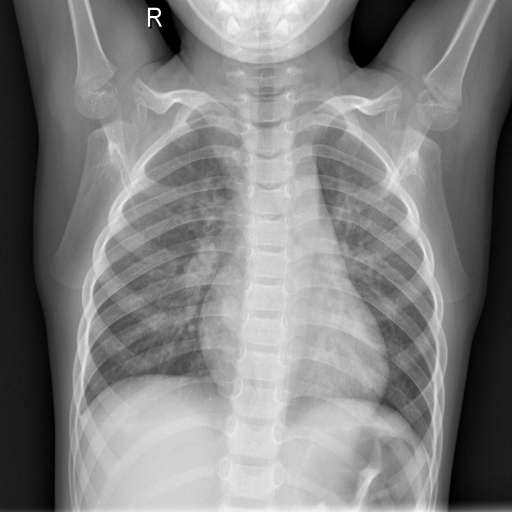
#> input picture 3.2022年学习/FractralDimensionSoftware/COVID-19-c/NORMAL/NORMAL (1).png, 1024 x 1024 px (shown at 1/2 size); its folder holds 4 pictures in this run
$ python '7. 1 每张图片阈值范围不同(计算前半段demension).py'
#> lines starting #> are read from the running program, lines starting #| are printed output that depends on the picture; after the words box and inside, x2 and y2 are one past the last pixel; in counts of white or black regions, pixels touching at a corner belong together; long printed decimals are rounded
import glob
import cv2
import numpy as np
import pandas as pd
import matplotlib.pyplot as plt
import time

start_time = time.time()
#data = np.empty(shape=[0, 2916], dtype=int)


#存储处理后的图像
normal = []
viral_pneumonia = []
covid_19 = []
mean_data = []    #存储每张图片的均值

th_value = []   #存储每一个图像的阈值范围

#min_value, max_value, steps = 72, 93, 3
#Threshold = [x for x in range(min_value, max_value, steps)]

def whole_historgram(data, count):
    his_img = []
    plt.figure()
    for i in range(len(data)):
        if i % (len(data)/count) == 0: #找到原灰度图像，画出直方图
            his_img.append(data[i])
    #print(len(his_img), data[0])
    for i in range(len(his_img)):
        #print(i, his_img[i])
        #if i == 3:
            #print(his_img[i].ravel())
        plt.hist(his_img[i].ravel(), 256, [0, 256])
        plt.subplot(count/2, 2, i + 1)
        plt.xlabel("Pixel gray value")
        plt.ylabel("Number of pixels")
    plt.show()

def binary_image(image, data, Threshold):
    for i in Threshold:
        # [5 lines of commented-out code are left out]
        ret, b_img = cv2.threshold(image, i, 255, cv2.THRESH_BINARY)
        data.append(b_img)

    return data
def convertjpg(pngfile, data):

    img = cv2.imread(pngfile, cv2.IMREAD_GRAYSCALE) #读取为灰度图,
#> img is the input picture: shape (1024, 1024); min 0, max 255, mean 128.9
    data.append(img) #存储的原始灰度图像
    #获取每张原灰度图像的均值
    (mean, stddv) = cv2.meanStdDev(img)  ##计算图像的均值和方差
#> mean = [128.9]; stddv = [62.26]
    mean_data.append(mean[0][0]) #将每张灰度图的均值存储起来

    mean_value = int(mean[0][0])    #灰度图像均值
#> mean_value = 128
    #设置二值图像与之参数
    steps = 5  #阈值变化步长
    plt_image_num = 6 #每张灰度图显示的二值图像个数
    min_value, max_value, = int(mean_value - steps*plt_image_num), int(mean_value)   #3*266张照片
#> min_value = 98; max_value = 128
    Threshold = [x for x in range(min_value, max_value, steps)]
#> Threshold = [98, 103, 108, 113, 118, 123]
    th_value.append(Threshold)
    #获取二值图像
    new_data = binary_image(img, data, Threshold)  #在原来的data里面添加二值图像，返回new_data
#> the loop in binary_image, `for i in Threshold: #img1 = [] #img1.append(image1) #for i in Threshol..` made 6 passes
#> pass 1, in binary_image, `ret, b_img = cv2.threshold(image, i, 255, cv2.THRESH_BINARY)`:
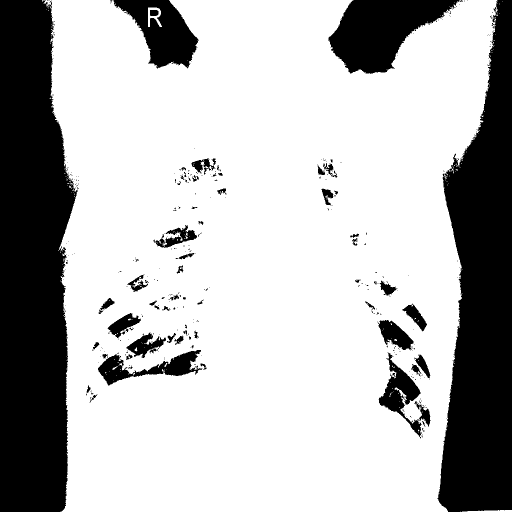
#> b_img: shape (1024, 1024) (shown at 1/2 size); 72.2% white; 414 black regions (349 under 20 px), largest, box (x1, y1, x2, y2) and area: (0, 0, 155, 1024) 128768, (875, 0, 1024, 1024) 102829, (656, 0, 926, 148) 22195
#> pass 3, in binary_image, `ret, b_img = cv2.threshold(image, i, 255, cv2.THRESH_BINARY)`:
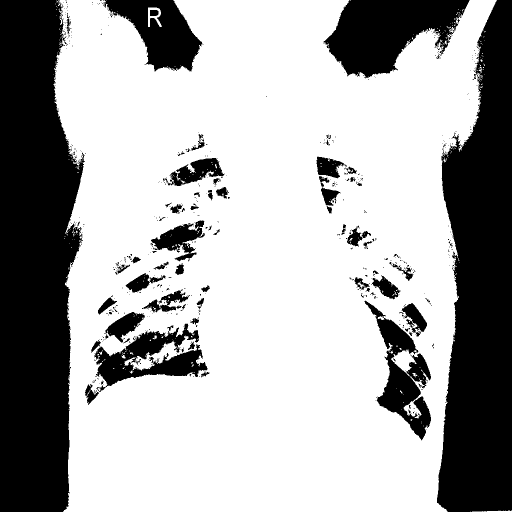
#> b_img: shape (1024, 1024) (shown at 1/2 size); 67.1% white; 631 black regions (551 under 20 px), largest, box (x1, y1, x2, y2) and area: (0, 0, 170, 1024) 139058, (874, 0, 1024, 1024) 112480, (647, 0, 939, 157) 27427
#> after the loop in binary_image, `for i in Threshold:`: data = 7 items
#> new_data = 7 items

    return new_data

def draw_graph(data, count):
    plt.figure()
    for i in range(len(data)):
        #print("i:", i)
        #plt.annotate('covid-19', xy=(0, 0), xytext=(1, 1))
        plt.subplot(count, len(data)/count0, i+1)
        plt.imshow(data[i], "gray") #这是因为我们还是直接使用plt显示图像，它默认使用三通道显示图像，需要我们在可视化函数里多指定一个参数
        plt.xticks([])
        plt.yticks([])
    plt.show()


def fractal_dimension(Z, threshold):
    # Only for 2d image
    assert(len(Z.shape) == 2) #assert ： 判断语句，如果是二维图像就执行，不是的话，直接报错，不再执行

    # From https://github.com/rougier/numpy-100 (#87)
    def boxcount(Z, k):
        #axis=0, 按列计算， 1：按行计算
        S = np.add.reduceat(
            np.add.reduceat(Z, np.arange(0, Z.shape[0], k), axis=0),
                               np.arange(0, Z.shape[1], k), axis=1)

        # We count non-empty (0) and non-full boxes (k*k)
        return len(np.where((S > 0) & (S < k*k))[0])

    # Transform Z into a binary array
    Z = (Z < threshold)
    #plt.draw()
    #plt.show()

    # Minimal dimension of image
    p = min(Z.shape)

    # Greatest power of 2 less than or equal to p
    n = 2**np.floor(np.log(p)/np.log(2))

    # Extract the exponent
    n = int(np.log(n)/np.log(2))

    # Build successive box sizes (from 2**n down to 2**1)
    sizes = 2**np.arange(n, 1, -1)

    # Actual box counting with decreasing size
    counts = []
    for size in sizes:
        counts.append(boxcount(Z, size))

    # Fit the successive log(sizes) with log (counts)
    coeffs = np.polyfit(np.log(sizes), np.log(counts), 1)
    return -coeffs[0]

def get_line_chart_data(data, count, Threshold):
    gray_img = []
    for n in range(len(data)):
        if n % (len(data) / count) == 0:
            gray_img.append(data[n])
    #print(len(Threshold))
    l = []
    for j in range(len(gray_img)):
        #print(len(gray_img), len(Threshold[j]))
        x = []
        for i in Threshold[j]:
            y = fractal_dimension(gray_img[j], i)
            x.append(y)
        l.append(x)

    return l
#读取图片数据，转化为矩阵
count0 = 0
for pngfile in glob.glob(r"C:/Users/Yan/Desktop/testdata/NORMAL/*.png"):
    normal = convertjpg(pngfile, normal)  #存储的处理后的原图像和二值图像
#> normal = 7 items
    count0 += 1
    if count0 == 4:
        break
#> pass 2 of the loop `for pngfile in glob.glob(r"C:/Users/Yan/Desktop/testdata/NORMAL/*.png"):`:
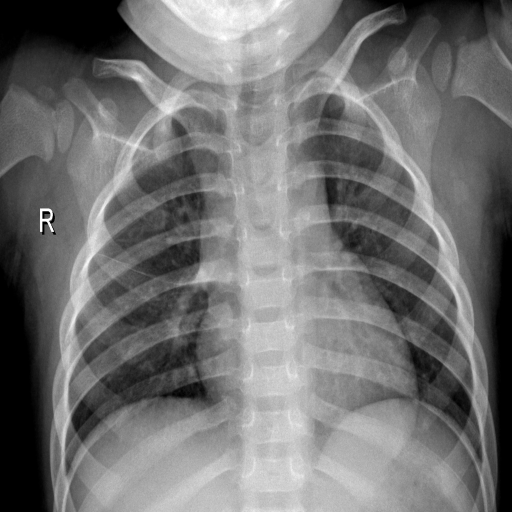
#> input picture 3.2022年学习/FractralDimensionSoftware/COVID-19-c/NORMAL/NORMAL (100).png, 1024 x 1024 px (shown at 1/2 size)
#> in convertjpg, img is the input picture: shape (1024, 1024); min 0, max 255, mean 113.9
#> mean = [113.9]; stddv = [57.61]
#> mean_value = 113
#> min_value = 83; max_value = 113
#> the loop in binary_image (call 2), `for i in Threshold: #img1 = [] #img1.append(image1) #for i in Threshol..` made 6 passes
#> pass 1, in binary_image (call 2), `ret, b_img = cv2.threshold(image, i, 255, cv2.THRESH_BINARY)`:
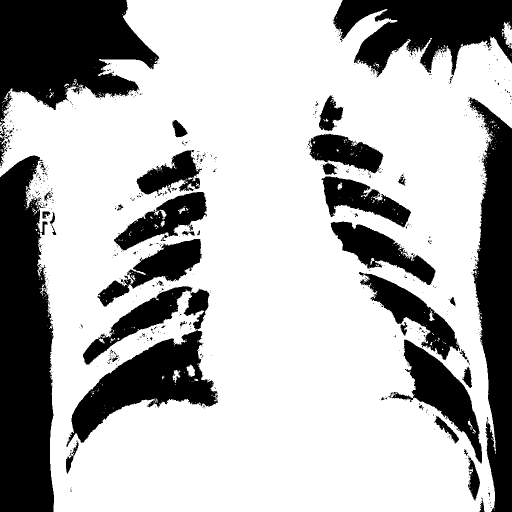
#> b_img: shape (1024, 1024) (shown at 1/2 size); 70.2% white; 722 black regions (665 under 20 px), largest, box (x1, y1, x2, y2) and area: (0, 311, 108, 1024) 64502, (0, 0, 318, 253) 50457, (936, 195, 1024, 1024) 43177
#> pass 3, in binary_image (call 2), `ret, b_img = cv2.threshold(image, i, 255, cv2.THRESH_BINARY)`:
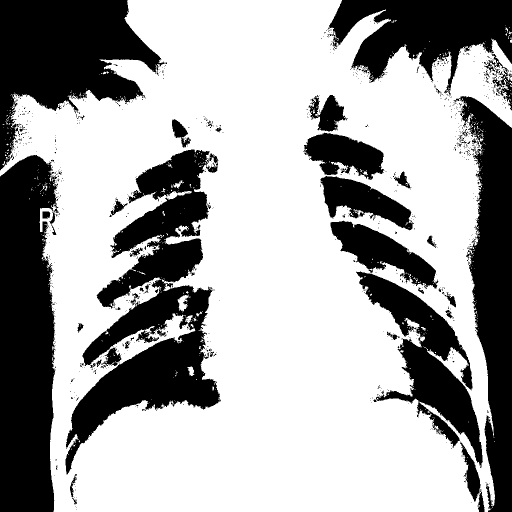
#> b_img: shape (1024, 1024) (shown at 1/2 size); 64.6% white; 898 black regions (839 under 20 px), largest, box (x1, y1, x2, y2) and area: (131, 299, 442, 949) 77125, (0, 310, 117, 1024) 71537, (0, 0, 334, 341) 56811
#> after the loop in binary_image (call 2), `for i in Threshold:`: data = 14 items
#> pass 3 of the loop `for pngfile in glob.glob(r"C:/Users/Yan/Desktop/testdata/NORMAL/*.png"):`:
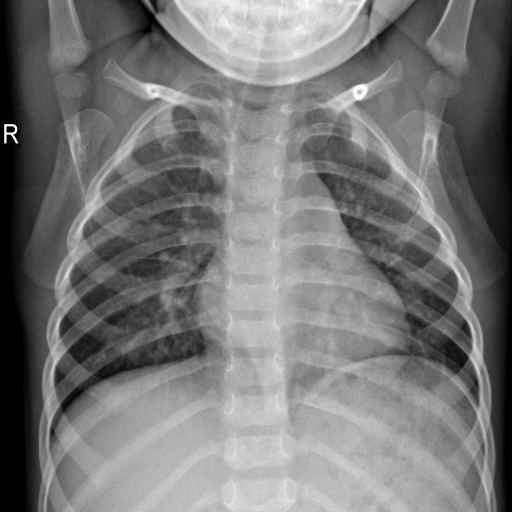
#> input picture 3.2022年学习/FractralDimensionSoftware/COVID-19-c/NORMAL/NORMAL (1001).png, 1024 x 1024 px (shown at 1/2 size)
#> in convertjpg, img is the input picture: shape (1024, 1024); min 0, max 255, mean 118.9
#> mean = [118.9]; stddv = [55.79]
#> mean_value = 118
#> min_value = 88; max_value = 118
#> the loop in binary_image (call 3), `for i in Threshold: #img1 = [] #img1.append(image1) #for i in Threshol..` made 6 passes
#> pass 1, in binary_image (call 3), `ret, b_img = cv2.threshold(image, i, 255, cv2.THRESH_BINARY)`:
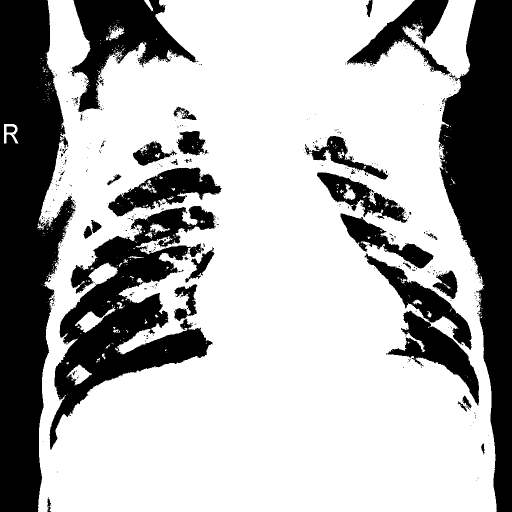
#> b_img: shape (1024, 1024) (shown at 1/2 size); 68.4% white; 547 black regions (501 under 20 px), largest, box (x1, y1, x2, y2) and area: (0, 0, 152, 1024) 101026, (877, 0, 1024, 1024) 82293, (99, 412, 432, 900) 56989
#> pass 3, in binary_image (call 3), `ret, b_img = cv2.threshold(image, i, 255, cv2.THRESH_BINARY)`:
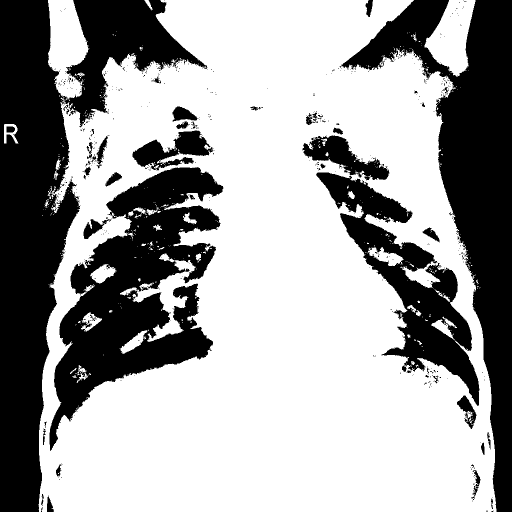
#> b_img: shape (1024, 1024) (shown at 1/2 size); 63.1% white; 588 black regions (537 under 20 px), largest, box (x1, y1, x2, y2) and area: (0, 0, 415, 1024) 137309, (683, 0, 1024, 1024) 101413, (99, 334, 447, 902) 84662
#> after the loop in binary_image (call 3), `for i in Threshold:`: data = 21 items
#> the loop made 4 passes; the first 3 are shown
print(len(normal))
#| 28


count1 = 0
#> count1 = 0
for pngfile in glob.glob(r"C:/Users/Yan/Desktop/testdata/Viral Pneumonia/*.png"):
    viral_pneumonia = convertjpg(pngfile, viral_pneumonia)
    count1 += 1
    if count1 == 4:
        break
print(len(viral_pneumonia))

count2 = 0
for pngfile in glob.glob(r"C:/Users/Yan/Desktop/testdata/COVID-19/*.png"):
    covid_19 = convertjpg(pngfile, covid_19)
    count2 += 1
    if count2 == 4:
        break
print(len(covid_19))

#print(len(mean_data), mean_data)

#画灰度像素直方图
whole_historgram(normal, count0)
#> the loop in whole_historgram, `for i in range(len(data)):` made 28 passes
#> in whole_historgram, `plt.show()`:
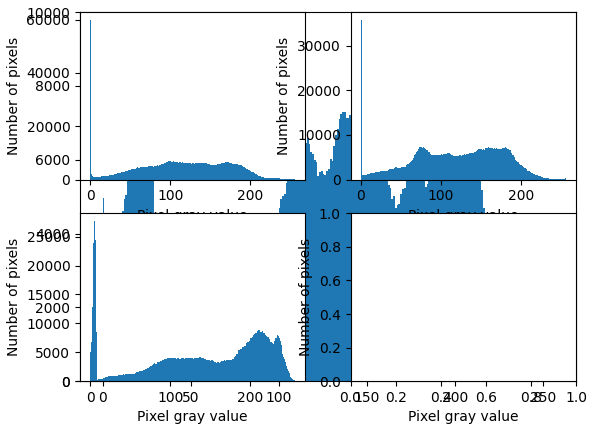
#> figure drawn by matplotlib, 4 panels; panel 1: tallest bar 9535 high, from x = 26 to 27; panel 2: tallest bar 59993 high, from x = 0 to 1; panel 3: tallest bar 35820 high, from x = 0 to 1; panel 4: tallest bar 27670 high, from x = 5 to 6
whole_historgram(viral_pneumonia, count1)
whole_historgram(covid_19, count2)

#显示不同阈值的二值图像
draw_graph(normal, count0)
#> in draw_graph, `plt.show()`:
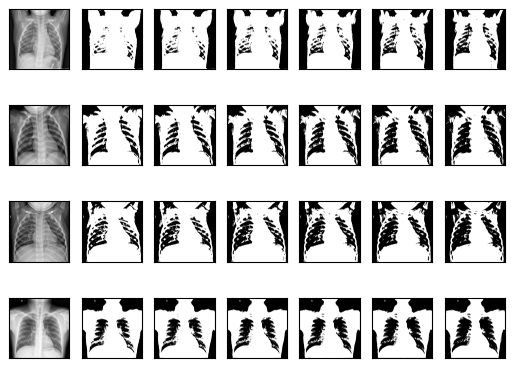
#> figure drawn by matplotlib, 28 panels
draw_graph(viral_pneumonia, count1)
draw_graph(covid_19, count2)

#print(len(normal), len(viral_pneumonia), len(covid_19))
#获取维度折线图数据
#print(np.array(th_value))
print("mean_data:", mean_data)
#| mean_data: [128.907, 113.9375, 118.864, 143.550]
th0 = th_value[:4]
print("th0:", len(th0), th0)
#| th0: 4 [[98, 103, 108, 113, 118, 123], [83, 88, 93, 98, 103, 108], [88, 93, 98, 103, 108, 113], [113, 118, 123, 128, 133, 138]]
D = get_line_chart_data(normal, count0, th0)
#> the loop in get_line_chart_data, `for j in range(len(gray_img)):` made 4 passes
#> pass 1, in fractal_dimension, `Z = (Z < threshold)`:
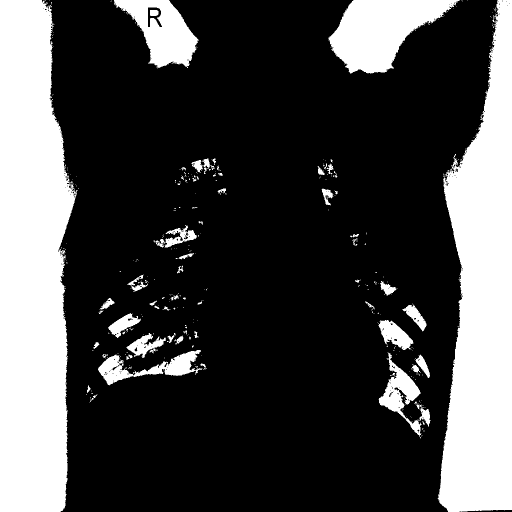
#> Z: shape (1024, 1024) bool (shown at 1/2 size); 27.4% white; 390 white regions (327 under 20 px), largest, box (x1, y1, x2, y2) and area: (0, 0, 155, 1024) 127891, (875, 0, 1024, 1024) 101926, (656, 0, 920, 147) 21891
#> pass 1, in boxcount (call 7), `S = np.add.reduceat( np.add.reduceat(Z, np.arange(0, Z.shape[0], k), a..`:
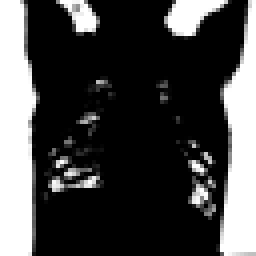
#> S: shape (64, 64) int64 (shown 4 times larger); min 0, max 256, mean 70.2; drawn with min black and max white
#> pass 1, in boxcount (call 8), `S = np.add.reduceat( np.add.reduceat(Z, np.arange(0, Z.shape[0], k), a..`:
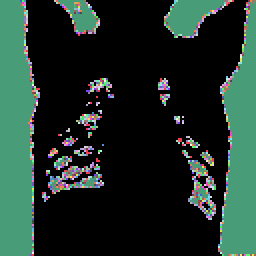
#> S: shape (128, 128) int64 (shown 2 times larger); 65 distinct labels, from 0 to 64; one colour per label, 0 black

th1 = th_value[4:8]
#> th1 = []
print("th1:", th1)
#| th1: []
D1 = get_line_chart_data(viral_pneumonia, count1, th1)

th2 = th_value[8:]
#> th2 = []
print("th2:", th2)
#| th2: []
D2 = get_line_chart_data(covid_19, count2, th2)

#画维度折线图
plt.figure("Fractal Demension")

plt.plot(th0[0], D[0], color="#00ff00", label="normal0")
plt.plot(th0[1], D[1], color="#00ff5f", label="normal1")
plt.plot(th0[2], D[2], color="#00ff87", label="normal2")
plt.plot(th0[3], D[3], color="#00ffaf", label="normal3")

#> (the run stopped early here; a loop or call above may not have finished)
